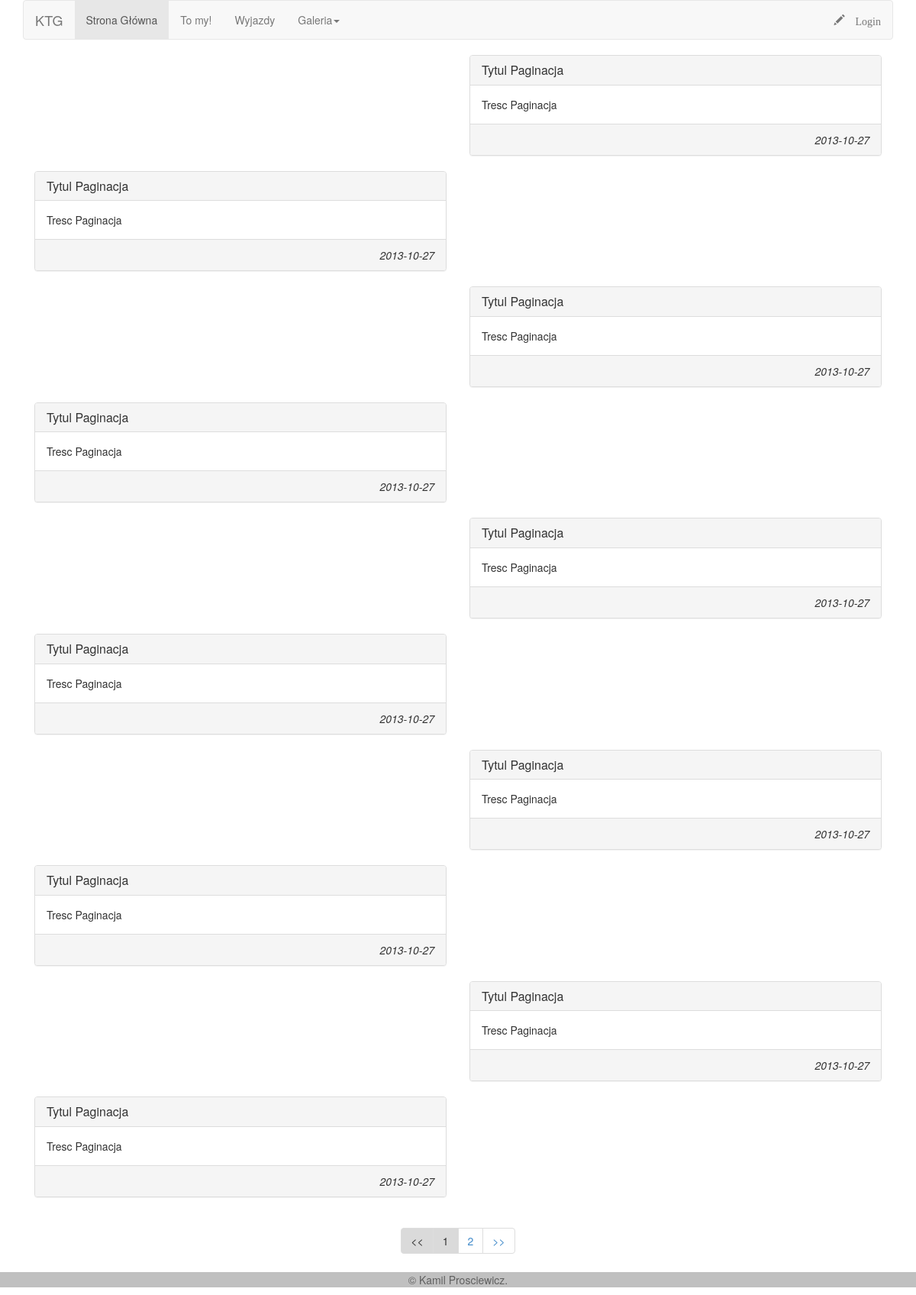
Before: / with the older database file.
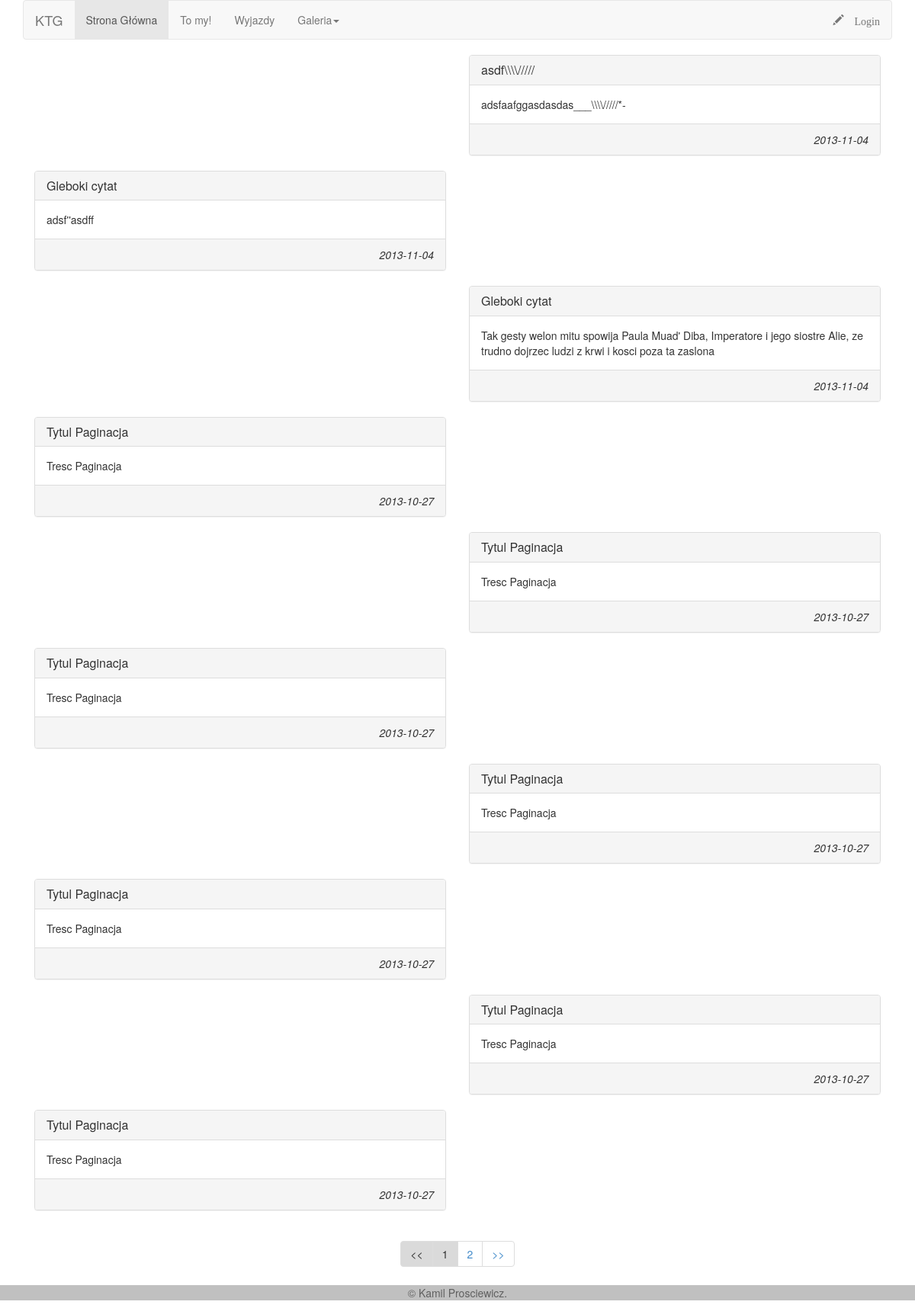
After: the same page with the newer database file.
### tables this page shows
CREATE TABLE `posts` (
  `id` int(10) unsigned NOT NULL auto_increment,
  `tytul` text NOT NULL,
  `tresc` text NOT NULL,
  `created` date NOT NULL,
  PRIMARY KEY  (`id`)
);

### config.inc.php (called while the page is built, shortened)
<?php
function endsWith($haystack, $needle){
    return $needle === "" || substr($haystack, -strlen($needle)) === $needle;
}
?>

### index.php (the view, shortened to what this page needs)
<?php
require 'config.inc.php';
?>
<!DOCTYPE html>
<html lang="en">
  <head>
    <link href="bootstrap/dist/css/bootstrap.css" rel="stylesheet">
    <link href="style.css" rel="stylesheet">
  </head>
  <body>
    <div class="container">
    <?php require 'header.php'; ?>
	<?php
	$pdo = new PDO('mysql:host=localhost;dbname=ktg', 'root', '');
	$tbl_name="posts";
	$adjacents = 2;
	$zapytanie = $pdo->query("SELECT * FROM posts");
    $total_pages = $zapytanie->rowCount();
	$targetpage = "index.php";
	$limit = 10;
	$page = $_GET['page'];
	if($page)
		$start = ($page - 1) * $limit;
	else
		$start = 0;
	$posts = $pdo->query("SELECT * FROM $tbl_name ORDER BY id DESC LIMIT $start, $limit");
	$prev = $page - 1;
	$next = $page + 1;
	$lastpage = ceil($total_pages/$limit);
	$pagination = "";
	if($lastpage > 1)
	{
		$pagination .= "<ul class=\"pagination\">";
		if ($page > 1)
			$pagination.= "<li><a href=\"$targetpage?page=$prev\"> << </a></li>";
		else
			$pagination.= "<li><span class=\"disabled\"> << </span></li>";
		if ($lastpage < 7 + ($adjacents * 2))
		{
			for ($counter = 1; $counter <= $lastpage; $counter++)
			{
				if ($counter == $page)
					$pagination.= "<li><span class=\"current\">$counter</span></li>";
				else
					$pagination.= "<li><a href=\"$targetpage?page=$counter\">$counter</a></li>";
			}
		}
		if ($page < $counter - 1)
			$pagination.= "<li><a href=\"$targetpage?page=$next\"> >> </a></li>";
		else
			$pagination.= "<li><span class=\"disabled\"> >> </span></li>";
		$pagination.= "</ul>\n";
	}
?>
	<?php
		$licznik = 0;
		foreach($posts->fetchAll() as $row){
	            echo '<div id = "row">';
	            if ($licznik%2==1) {
	              echo '<div class="col-md-6">';
	            }else{
	              echo '<div class="col-md-6 col-md-offset-6">';
	            }
	            echo '<div class="panel panel-default">';
	            echo  '<div class="panel-heading">';
	            echo   '<h3 class="panel-title">'.stripslashes($row['tytul']).'</h3>';
	            echo  '</div>';
	            echo  '<div class="panel-body">';
	            echo    stripslashes($row['tresc'].'<br>');
	            echo  '</div>';
	            echo  '<div class="panel-footer">';
	            echo    '<div class = "created"><i>'.$row['created'].'</i></div>';
	            echo  '</div>';
	            echo  '</div>';
	            echo  '</div>';
	            echo '</div>';
	            $licznik++;
	        }
	?>
</div>
	<?php echo '<center>'.$pagination.'</center>'; ?>
    <?php require 'footer.php'; ?>
  </body>
</html>

### header.php (shortened to what this page needs)
<nav class="navbar navbar-default" role="navigation">
  <div class="navbar-header">
    <a class="navbar-brand" href="#">KTG</a>
  </div>
  <div class="collapse navbar-collapse navbar-ex1-collapse">
    <ul class="nav navbar-nav">
      <li
      <?php
      if(endsWith($_SERVER['SCRIPT_NAME'], 'index.php')){
        echo 'class="active"';
      }
      ?>
      ><a href="index.php">Strona Główna</a></li>
      <li
       <?php
      if(endsWith($_SERVER['SCRIPT_NAME'], 'toMy.php')){
        echo 'class="active"';
      }
      ?>
      ><a href="toMy.php">To my!</a></li>
      <li
       <?php
      if(endsWith($_SERVER['SCRIPT_NAME'], 'wyjazdy.php')){
        echo 'class="active"';
      }
      ?>
      ><a href="wyjazdy.php">Wyjazdy</a></li>
      <li class="dropdown">
        <a href="#" class="dropdown-toggle" data-toggle="dropdown">Galeria<b class="caret"></b></a>
      </li>
    </ul>
    <ul class="nav navbar-nav navbar-right">
    <?php if(isset($_SESSION['login'])){
      echo '<li><a href="logout.php"><span class="glyphicon glyphicon-ban-circle"> Logout</span></a></li>';
      echo '<li><a href="adminPanel.php"><span class="glyphicon glyphicon-cog"> Panel Admina</span></a></li>';
    }else{
      echo '<li><a href="login.php"><span class="glyphicon glyphicon-pencil"> Login</span></a></li>';
    } ?>
    </ul>
  </div>
</nav>

### footer.php
<footer>
	<p>&copy; Kamil Prosciewicz.</p>
</footer>

### style.css (style rules this page uses)
* { margin: 0; padding: 0; }
.pagination > li > a.disabled, .pagination > li > span.disabled, .pagination > li > a.current, .pagination > li > span.current { background-color: #DADADA; }
.pagination { position:relative; }
footer { text-align: center; color: #606060; background: #C0C0C0; position: relative; }
.created { text-align: right; }

Changed rows visible on the page:
no longer on this page (row unchanged): posts: tytul "Tytul Paginacja", tresc "Tresc Paginacja", created "2013-10-27"
no longer on this page (row unchanged): posts: tytul "Tytul Paginacja", tresc "Tresc Paginacja", created "2013-10-27"
no longer on this page (row unchanged): posts: tytul "Tytul Paginacja", tresc "Tresc Paginacja", created "2013-10-27"
added posts: tytul "asdf\\\\\\\\/////", tresc "adsfaafggasdasdas___\\\\\\\\/////*-", created "2013-11-04"
added posts: tytul "Gleboki cytat", tresc "adsf''asdff", created "2013-11-04"
added posts: tytul "Gleboki cytat", tresc "Tak gesty welon mitu spowija Paula Muad' Diba, Imperatore i jego siostre Alie, ze trudno dojrzec ludzi z krwi i kosci poza ta zaslona", created "2013-11-04"
